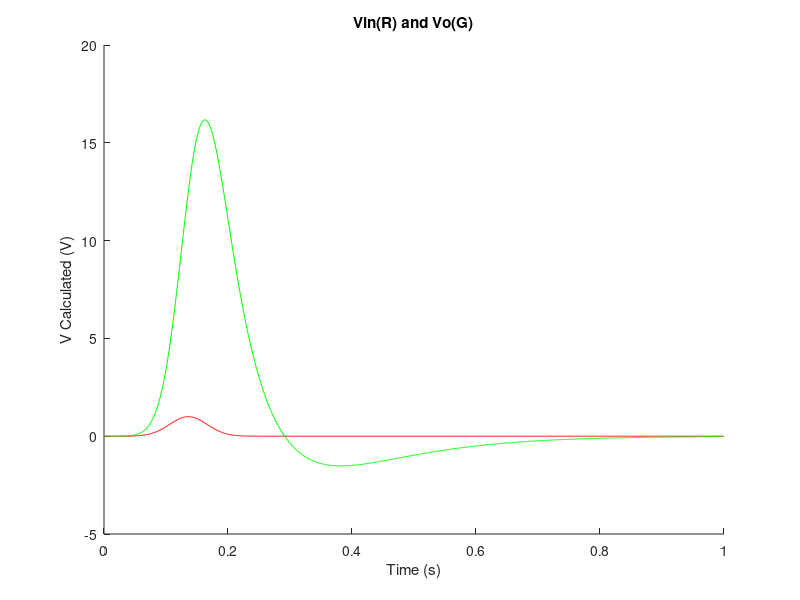
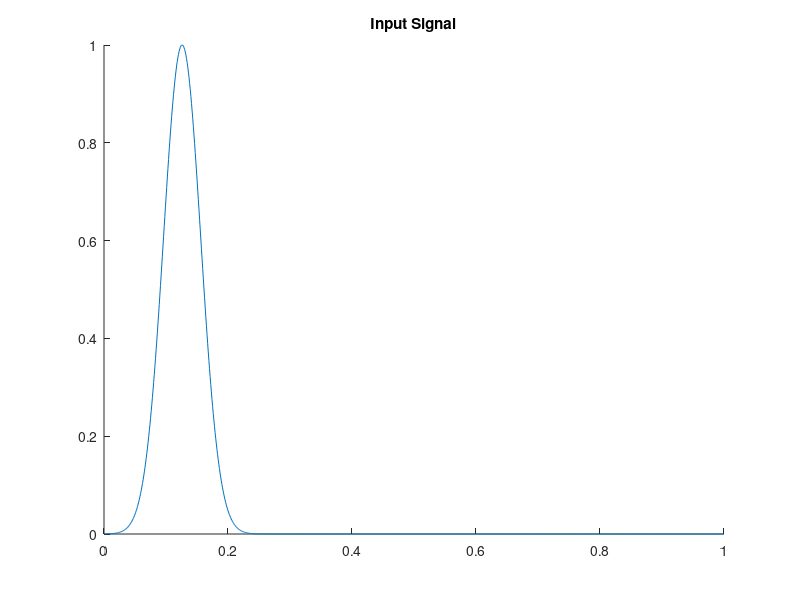
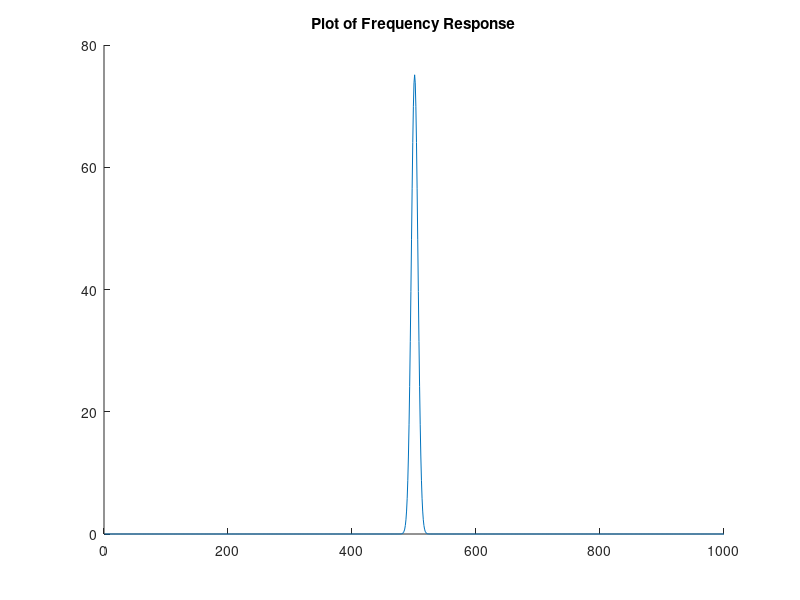
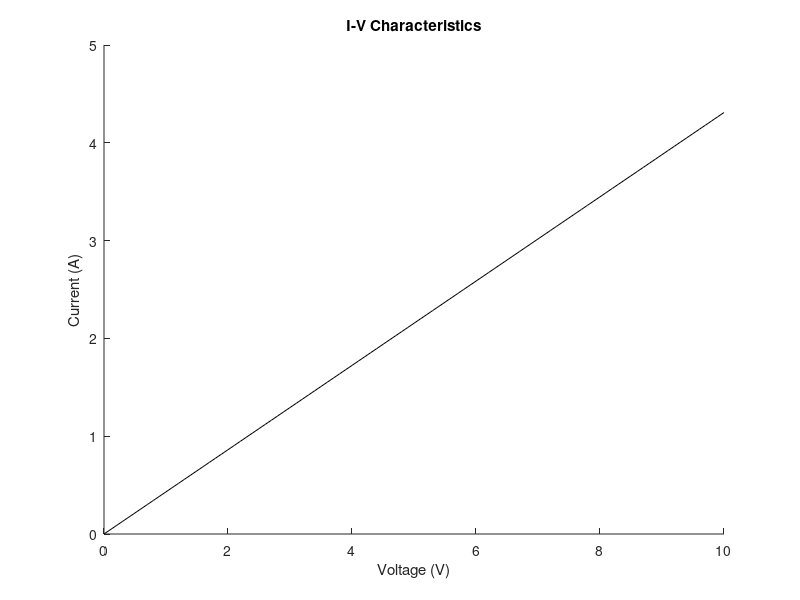

MATLAB code for these plots, in order:
%Question 3

clear
clc
% NumElec = 200;
nx = 20;
ny = 40;
% Vx = 0.8;
Vy = 0;
delx = 0.05e-7;
dely = 0.05e-7;
Acond = 1;
Bcond = 10E-2;
oldCurr = 0;

for Vx = 0.1:0.1:10
G = sparse(nx*ny,nx*ny);
Vv = zeros(nx*ny,1);
V = zeros(nx,ny);
B = zeros((nx*ny),1);

x = linspace(0,2e-7,40);
y = linspace(0,1e-7,20);
[X,Y] = meshgrid(x,y);


%Part 2 from assignment 2

cMap = zeros(nx, ny);

cMap = zeros(nx, ny);

for j = 1:ny
    for i = 1:nx
        cMap(i,j) = Acond;
        if ((j<((2/3)*ny))&&((j>((1/3)*ny))&&(i<((1/3)*nx))))|| ((j<((2/3)*ny))&&((j>((1/3)*ny))&&(i>((2/3)*nx))))
            cMap(i,j) = Bcond;
        end
    end
end
% figure(17)
% surf(X,Y,cMap)    
% title('Conduction Map')
% xlabel('ny Value')
% ylabel('nx Value')

%Initialize Left Boundary Conditions
for i = 1:nx*ny
    B(i,1) = 0;
    B(i,ny) = 0;
end
        
%Set diagonal
for j = 1:ny
    for i = 1:nx
        n = i+(j-1)*nx;
        %Set the Boundary Nodes
        if j == 1
            G(n,:) = 0;
            G(n,n) = 1; 
%             B(n,1) = 0;
            
        elseif j == ny
            G(n,:) = 0;
            G(n,n) = 1;
            B(n,1) = Vx;
            
        elseif i == 1
            %Mapping
            nxm = (i)+(j-2)*nx;
            nxp = (i)+(j)*nx;
            nyp = (i+1)+(j-1)*nx;
            G(n,:) = 0;
            G(n,n) = 1;
            B(n,1) = 0;
            
            rxm = ((cMap(i,j) + cMap(i,j-1))/2);
            rxp = ((cMap(i,j) + cMap(i,j+1))/2);            
            ryp = ((cMap(i,j) + cMap(i+1,j))/2);

            G(n,n) = -(rxp+rxm+ryp);
            G(n,nxm) = rxm;
            G(n,nyp) = ryp;
            G(n,nxp) = rxp;
            
        elseif i == nx
            %Mapping
            nym = (i-1)+(j-1)*nx;
            nxp = (i)+(j)*nx;
            nxm = (i)+(j-2)*nx;
            G(n,:) = 0;
            G(n,n) = 1;
            B(n,1) = 0;
            
            rxm = ((cMap(i,j) + cMap(i,j-1))/2);
            rxp = ((cMap(i,j) + cMap(i,j+1))/2);            
            rym = ((cMap(i,j) + cMap(i-1,j))/2);

            G(n,n) = -(rxm+rym+rxp);
            G(n,nym) = rym;
            G(n,nxm) = rxm;
            G(n,nxp) = rxp;            

        else
            %Mapping
            nym = (i-1)+(j-1)*nx;
            nyp = (i+1)+(j-1)*nx;
            nxm = (i)+(j-2)*nx;
            nxp = (i)+(j)*nx;

            rym = ((cMap(i,j) + cMap(i-1,j))/2);
            ryp = ((cMap(i,j) + cMap(i+1,j))/2);            
            rxm = ((cMap(i,j) + cMap(i,j-1))/2);        
            rxp = ((cMap(i,j) + cMap(i,j+1))/2);       
      
   
            G(n,n) = -(rxm+rxp+rym+ryp);
            G(n,nym) = rym;
            G(n,nyp) = ryp;
            G(n,nxm) = rxm;
            G(n,nxp) = rxp; 
            B(n,1) = 0;
            


        end
   
    end
end

Vv = G\B;

for j = 1:ny
    for i = 1:nx
        n = i+(j-1)*nx;
        V(i,j) = Vv(n,1);
    end
end

% figure(18)
% surf(X,Y,V)
% title('V Plot')
% xlabel('ny Value')
% ylabel('nx Value')



%Gradient of V
for j = 1:ny
    for i = 1:nx
        if j == 1
            Ex(i,j) = (V(i,j+1)-V(i,j));
        elseif j == ny
            Ex(i,j) = (V(i,j)-V(i,j-1));
        else
            Ex(i,j) = (V(i,j+1)-V(i,j-1))*0.5;
        end
        if i == 1
            Ey(i,j) = (V(i+1,j)-V(i,j));
        elseif i == nx
            Ey(i,j) = (V(i,j)-V(i-1,j));
        else
            Ey(i,j) = (V(i+1,j)-V(i-1,j))*0.5;
        end
    end
end

Ex = -Ex;
Ey = -Ey;
% figure(6)
% surf(X,Y,Ex)
% title('Ex Field')
% xlabel('ny Value')
% ylabel('nx Value')

% figure(7)
% surf(X,Y,Ey)
% title('Ey Field')
% xlabel('ny Value')
% ylabel('nx Value')

E = sqrt(Ex.^2+Ey.^2);
% figure(19)
% surf(X,Y,E)
% title('Total E Field')
% xlabel('ny Value')
% ylabel('nx Value')

eflowx = cMap.*-Ex;
eflowy = cMap.*-Ey;

% figure(9)
% surf(X,Y,eflowx)
% title('Eflow X')
% xlabel('ny Value')
% ylabel('nx Value')
% 
% figure(10)
% surf(X,Y,eflowy)
% title('Eflow Y')
% xlabel('ny Value')
% ylabel('nx Value')


eflow = sqrt(eflowx.^2 + eflowy.^2);

% figure(11)
% surf(X,Y,eflow)
% title('Eflow Total')
% xlabel('ny Value')
% ylabel('nx Value')

C0 = sum(eflowx(1,:));
Cnx = sum(eflowx(nx,:));
Curr = (C0+Cnx)*0.5;

% figure(20)
% quiver(X,Y,Ex,Ey)
% axis ([0 200e-9 0 100e-9])


figure(21)
hold on
plot([(Vx-0.1) Vx],[oldCurr Curr], 'k')
title('I-V Characteristics')
xlabel('Voltage (V)')
ylabel('Current (A)')
hold off
% figure(21)
% hold on
% plot([(m-1)*2 (m)*2],[oldCurr Curr], 'k')
% title('Average Current at Different Bottleneck Widths')
% xlabel('Bottleneck Portion of 10')
% ylabel('Current (A)')
% hold off

oldCurr = Curr;

% pause(0.1)
end

R3 = Vx/Curr;

% 
% G1 = 1/1;
% c = 0.25;
% G2 = 1/2;
% L = 0.2;
% G3 = 1/R3;
% alpha = 100;
% G4 = 1/0.1;
% Go = 1/1000;
% f = linspace(0,1e2,1000);
% s = 2*pi*f;
% s1 = pi;
% V = linspace (-10,10,1000);
% V1old = 0;
% V3old = 0;
% V5old = 0;
% V3Cold = 0;
% V5Cold = 0;
% sold = 0;
% gainold = 0;
% V3CPold = 0;
% V5CPold = 0;
% gainCPold = 0;
% cpOld = 0;
% gainCPV = zeros(1000,1);
% histV5 = zeros(1000,1);
% histC = zeros(1000,1);
% cp = 0.05*randn(1000,1)+0.25;
% for i = 1:1000
%     cp = 0.05*randn(1000,1)+0.25;
%     V1 = V(i);
%     Vin = V1;
% F = [0 0 0 0 0 0 Vin 0];
% F1 = [0 0 0 0 0 0 1 0];
% 
% % X = [V1 V2 V3  V4 V5 IL I_Vin I_V4];
% 
% G = [G1 -G1 0 0 0 0 1 0;
%      -G1 G1+G2 0 0 0 1 0 0;
%      0 0 G3 0 0 -1 0 0;
%      0 0 0 G4 -G4 0 0 1;
%      0 0 0 -G4 G4+Go 0 0 0;
%      0 1 -1 0 0 -1 0 0;
%      1 0 0 0 0 0 0 0;
%      0 0 -alpha*G3 1 0 0 0 0;];
%  
% 
%  
%  C = [s(i)*c -s(i)*c 0 0 0 0 0 0;
%      -s(i)*c s(i)*c 0 0 0 0 0 0;
%      0 0 0 0 0 0 0 0;
%      0 0 0 0 0 0 0 0;
%      0 0 0 0 0 0 0 0;
%      0 0 0 0 0 -s(i)*L 0 0;
%      0 0 0 0 0 0 0 0;
%      0 0 0 0 0 0 0 0;];
% 
% 
% CP = [s1*cp(i) -s1*cp(i) 0 0 0 0 0 0;
%      -s1*cp(i) s1*cp(i) 0 0 0 0 0 0;
%      0 0 0 0 0 0 0 0;
%      0 0 0 0 0 0 0 0;
%      0 0 0 0 0 0 0 0;
%      0 0 0 0 0 -s1*L 0 0;
%      0 0 0 0 0 0 0 0;
%      0 0 0 0 0 0 0 0;];
% 
% 
% 
% 
% 
% 
% 
% 
%     Vin1 = 1;
%     Sols = G\F';
%     V3new = Sols(3);
%     V5new = Sols(5);
%     figure(1)
%     hold on
%     plot([V1old V1],[V3old V3new],'r', [V1old V1],[V5old V5new], 'b')
%     title('V3(R) and Vo(B)')
%     xlabel('Vin (V)')
%     ylabel('V Calculated (V)')
%     
%     V3old = V3new;
%     V5old = V5new;
%     V1old = V1;  
%     
%     
%     
%     
%     
%     CSols = (G+C)\F1';
%     V3Cnew = CSols(3);
%     V5Cnew = CSols(5);
%     gain = V5Cnew/Vin1;
%     
%     figure(2)
%     hold on
%     plot([sold s(i)], [V5Cold V5Cnew],'g',[sold s(i)],[gainold gain],'m')
%     title('Gain Graph')
%     xlabel('Frequency (Hz)')
%     ylabel('Gain (dB)')
% 
%     V3Cold = V3Cnew;
%     V5Cold = V5Cnew;
%     sold = s(i);
%     gainold = gain;
% 
%     
%     
%     CPSols = (G+CP)\F1';
%     V3CPnew = CPSols(3);
%     V5CPnew = CPSols(5);
%     gainCP = V5CPnew/Vin1;
%     
% %     figure(3)
% %     plot([cpOld cp(i)],[gainCPold gainCP],'m')
% %     hold on
%     
%     gainCPV(i) = gainCP;
%     
% 
%     
%     V3CPold = V3CPnew;
%     V5CPold = V5CPnew;
% %     sold = s(i);
%     gainCPold = gainCP;
%     cpOld = cp(i);
%     
%     histV5(i) = V5Cnew;
% %     histC(i) = cp;
% end
%     
% 
% figure(4)
% histogram(gainCPV)
% title('Gain Histogram')
% xlabel('Capacitance (F)')%Not sure if this is actually voltage
% ylabel('Gain (dB)')
% 
% % figure(5)
% % histogram(histV5)
% % 
% figure(6)
% histogram(cp)
% 


























% Question 4

Vin1 = 0;
Vin2 = 0;
Vin3 = 0;
del = 1000;
delt = 0.001;

G1 = 1/1;
c = 0.25;
G2 = 1/2;
L = 0.2;
G3 = 1/R3;
alpha = 100;
G4 = 1/0.1;
Go = 1/1000;
VinOld = 0;
V3old = 0;
V5old = 0;
V3Cold = 0;
V5Cold = 0;
told = 0;
gainold = 0;
histV5 = zeros(1000,1);
histC = zeros(1000,1);
Sols = [0; 0; 0; 0; 0; 0; 0; 0;];
timeV = linspace(0,1,1000);

pii = timeV>0.03 & timeV<1;
pp = zeros(size(timeV));
pp(pii) = 1;

f = (1/0.03);
sV = sin(2*pi*f.*timeV);

gpV = exp(-(timeV-0.126).^2/(2*0.03^2));
% plot(timeV, gp)

        
        
i = 0; 
for time = 0:0.001:1
i = i+1;
%     Set Input Signals
%     if(time >= 0.03)
%         Vin1 = 1;           
%         Vin1 = sin(2*pi*f*time);
%     end
    
    gp = exp(-(time-0.136).^2/(2*0.03^2));
    Vin1 = gp;
    
    
 

    % X = [V1 V2 V3  V4 V5 IL I_Vin I_V4];

    G = [G1 -G1 0 0 0 0 1 0;
         -G1 G1+G2 0 0 0 1 0 0;
         0 0 G3 0 0 -1 0 0;
         0 0 0 G4 -G4 0 0 1;
         0 0 0 -G4 G4+Go 0 0 0;
         0 1 -1 0 0 -1 0 0;
         1 0 0 0 0 0 0 0;
         0 0 -alpha*G3 1 0 0 0 0;];



     C = [(1/(delt))*c -(1/(delt))*c 0 0 0 0 0 0;
         -(1/(delt))*c (1/(delt))*c 0 0 0 0 0 0;
         0 0 0 0 0 0 0 0;
         0 0 0 0 0 0 0 0;
         0 0 0 0 0 0 0 0;
         0 0 0 0 0 -(1/(delt))*L 0 0;
         0 0 0 0 0 0 0 0;
         0 0 0 0 0 0 0 0;];



   
    
    Vin = Vin1;
    F = [0; 0; 0; 0; 0; 0; Vin; 0;];
    Fu = C*(Sols);
    delF = Fu+F;



%     Vin1 = 1;
%     V5old = Sols(5);
%     V3old = Sols(3);
    
    Sols = (G+C)\delF;
    V3new = Sols(3);
    V5new = Sols(5);
    figure(5)
    hold on
    plot([told time],[VinOld Vin1],'r', [told time],[V5old V5new], 'g')
    title('Vin(R) and Vo(G)')
    xlabel('Time (s)')
    ylabel('V Calculated (V)')
    
%     V3old = V3new;
    V5old = V5new;
    VinOld = Vin1;  
    told = time;
    
   
    
  
time


end

% %Responses for step input
% freqResp = fft(pp);
% freqRespS = fftshift(freqResp);
% 
% figure(6)
% hold on
% plot(timeV, pp)
% title('Input Signal')
% 
% figure(7)
% hold on
% plot(abs(fftshift(freqResp)))
% title('Plot of Frequency Response')




% 
% %Responses for sinusoidal input
% freqResp = fft(sV);
% freqRespS = fftshift(freqResp);
% 
% figure(6)
% hold on
% plot(timeV, sV)
% title('Input Signal')
% 
% figure(7)
% hold on
% plot(abs(fftshift(freqResp)))
% title('Plot of Frequency Response')



%Responses for gaussian input
freqResp = fft(gpV);
freqRespS = fftshift(freqResp);

figure(6)
hold on
plot(timeV, gpV)
title('Input Signal')

figure(7)
hold on
plot(abs(fftshift(freqResp)))
title('Plot of Frequency Response')


















